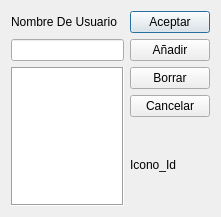
<ui version="4.0" >
 <class>OUsersDialog</class>
 <widget class="QDialog" name="OUsersDialog" >
  <property name="geometry" >
   <rect>
    <x>0</x>
    <y>0</y>
    <width>221</width>
    <height>217</height>
   </rect>
  </property>
  <property name="windowTitle" >
   <string>Dialog</string>
  </property>
  <layout class="QGridLayout" >
   <item row="0" column="0" >
    <widget class="QLabel" name="label" >
     <property name="text" >
      <string>Nombre De Usuario</string>
     </property>
    </widget>
   </item>
   <item row="0" column="1" >
    <widget class="QPushButton" name="pushButton" >
     <property name="text" >
      <string>Aceptar</string>
     </property>
    </widget>
   </item>
   <item row="1" column="0" >
    <widget class="QLineEdit" name="OUsersLineEdit" />
   </item>
   <item row="1" column="1" >
    <widget class="QPushButton" name="OUsersAddPushButton" >
     <property name="text" >
      <string>Añadir</string>
     </property>
    </widget>
   </item>
   <item rowspan="3" row="2" column="0" >
    <widget class="QTableView" name="OUsersTableView" >
     <property name="layoutDirection" >
      <enum>Qt::RightToLeft</enum>
     </property>
     <property name="autoFillBackground" >
      <bool>true</bool>
     </property>
     <property name="frameShape" >
      <enum>QFrame::Box</enum>
     </property>
     <property name="sortingEnabled" >
      <bool>false</bool>
     </property>
    </widget>
   </item>
   <item row="2" column="1" >
    <widget class="QPushButton" name="OUsersRemovePushButton" >
     <property name="text" >
      <string>Borrar</string>
     </property>
    </widget>
   </item>
   <item row="3" column="1" >
    <widget class="QPushButton" name="OCancelPushButton" >
     <property name="text" >
      <string>Cancelar</string>
     </property>
    </widget>
   </item>
   <item row="4" column="1" >
    <widget class="QLabel" name="label_2" >
     <property name="text" >
      <string>Icono_Id</string>
     </property>
    </widget>
   </item>
  </layout>
 </widget>
 <resources/>
 <connections>
  <connection>
   <sender>OUsersLineEdit</sender>
   <signal>returnPressed()</signal>
   <receiver>OUsersAddPushButton</receiver>
   <slot>click()</slot>
   <hints>
    <hint type="sourcelabel" >
     <x>83</x>
     <y>53</y>
    </hint>
    <hint type="destinationlabel" >
     <x>186</x>
     <y>49</y>
    </hint>
   </hints>
  </connection>
  <connection>
   <sender>pushButton</sender>
   <signal>clicked()</signal>
   <receiver>OUsersDialog</receiver>
   <slot>close()</slot>
   <hints>
    <hint type="sourcelabel" >
     <x>185</x>
     <y>19</y>
    </hint>
    <hint type="destinationlabel" >
     <x>218</x>
     <y>21</y>
    </hint>
   </hints>
  </connection>
 </connections>
</ui>
